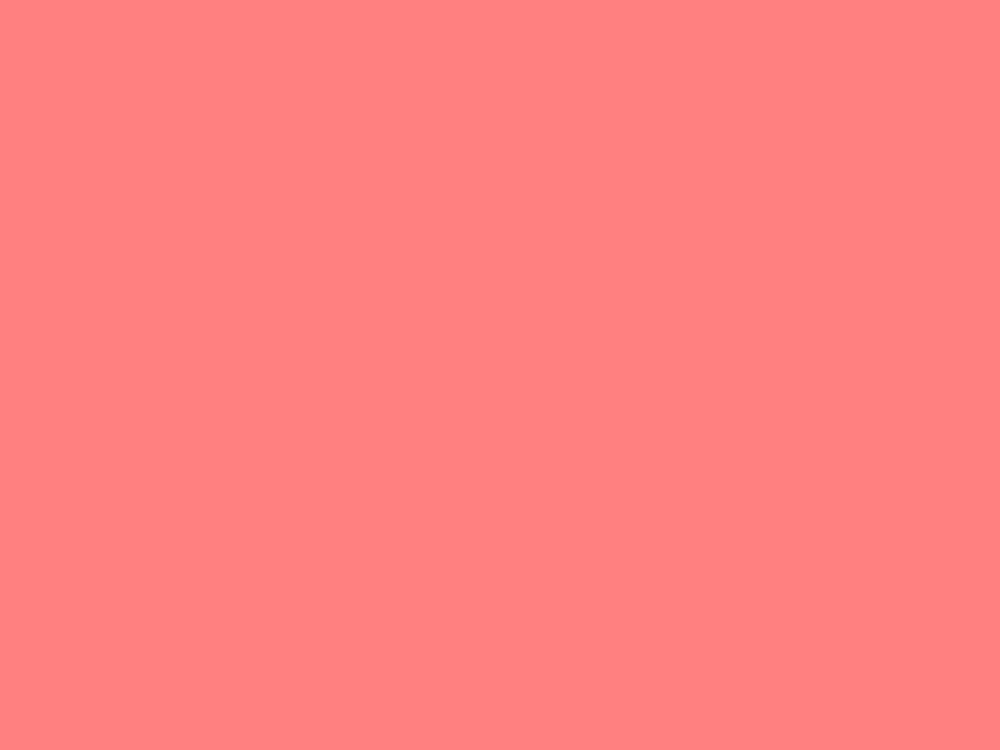
#> input picture Py Main Proj/_pillow/img/new1__image_test.png, 2000 x 1500 px (shown at 1/2 size)
$ python 'Pillow2 draw.py'
#> lines starting #> are read from the running program, lines starting #| are printed output that depends on the picture
from PIL import Image, ImageDraw
import random

open_it = Image.open("img/new1__image_test.png")
#> open_it is the input picture: PIL image 2000x1500 RGB; mean R, G, B 255, 128, 128
draw = ImageDraw.Draw(open_it)
for i in range(500000):
	x = random.randint(0, 2000)
	y = random.randint(0, 1500)
	r = random.randint(0, 255)
	g = random.randint(0, 255)
	b = random.randint(0, 255)
	draw_pic = draw.point((x, y), (r, g, b))

for j in range(5):
	x = random.randint(0, 2000)
	y = random.randint(0, 1500)
	x2 = random.randint(0, 2000)
	y2 = random.randint(0, 1500)
	r = random.randint(0, 255)
	g = random.randint(0, 255)
	b = random.randint(0, 255)
	draw_lines = draw.line([(x, y), (x2, y2)], (r, g, b), 50)

save_pic2 = open_it.save("PIL2__Point.png")
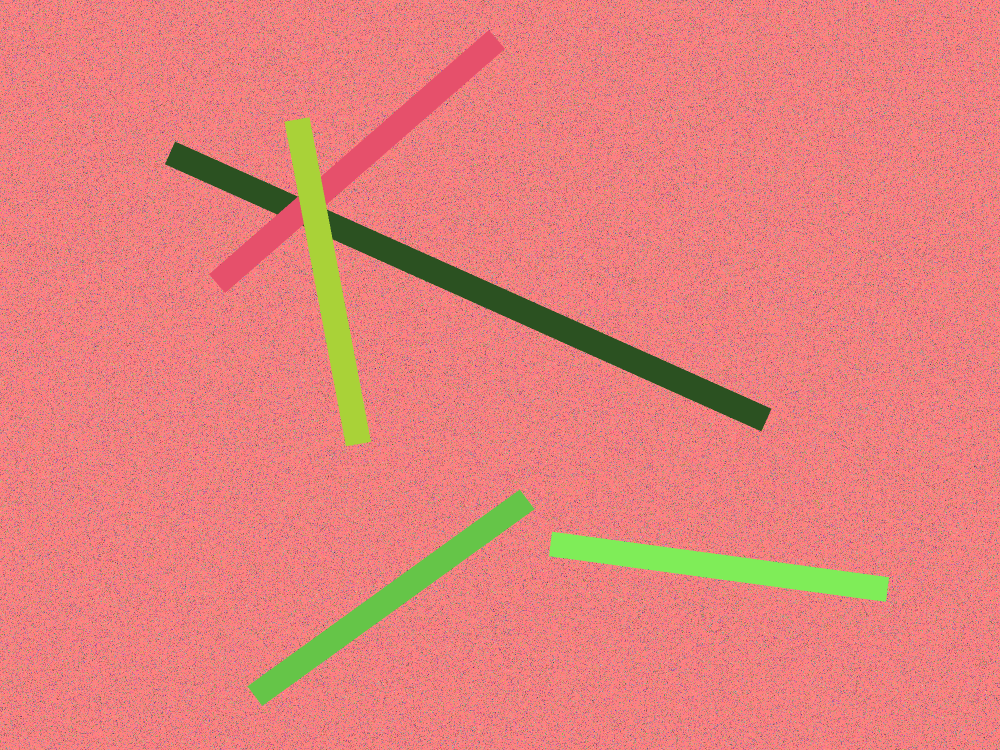
#> saved as PIL2__Point.png: PIL image 2000x1500 RGB (shown at 1/2 size); mean R, G, B 228.1, 129.3, 123.9
